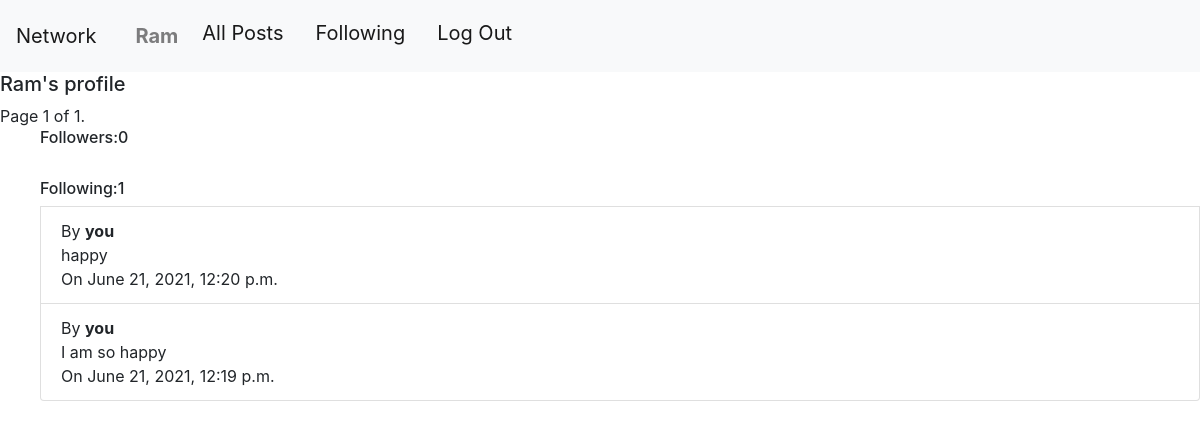
Page /profile/13 (signed in) on the earlier database version.
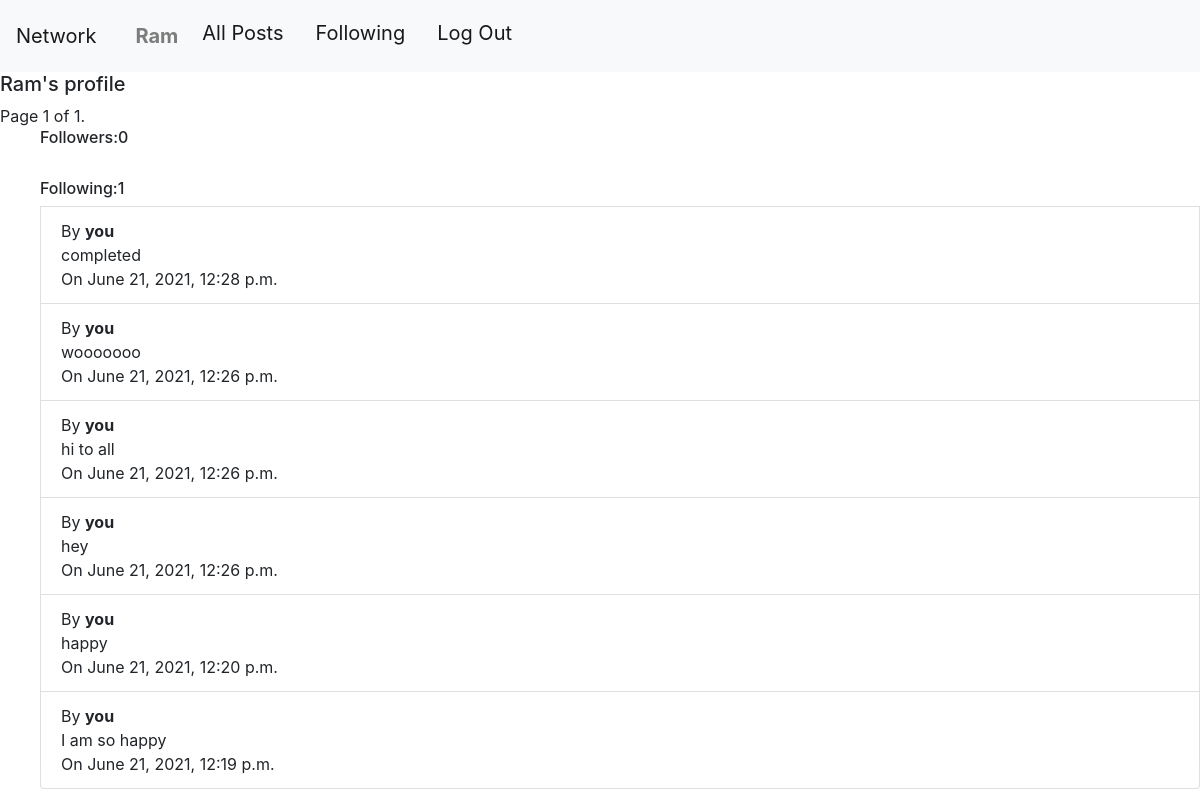
Same page on the later database version.
### network/models.py (models this page shows, shortened)
class User(AbstractUser):
    pass

class UserProfile(models.Model):
    user = models.OneToOneField(User, on_delete = models.CASCADE, related_name="profile")
    followers = models.ManyToManyField(User, related_name="following",null = True)
    bio = models.CharField(max_length = 200, blank = True)
    def __str__(self):
        return f"{self.user}"

class Post(models.Model):
    user = models.ForeignKey(User,on_delete = models.CASCADE, related_name = "posts")
    data = models.TextField(null = True)
    time = models.DateTimeField()
    likers = models.ManyToManyField(User, related_name = "liked_posts")

### network/views.py (the view)
# urls.py: path("profile/<int:pid>", views.profile, name="profile"),
def profile(request,pid):
    userobj = User.objects.get(pk=pid)
    userprofile = userobj.profile
    posts = userobj.posts.all()
    thisuserobj = User.objects.get(pk=request.user.id)
    thisuserprofile = thisuserobj.profile
    if userobj in thisuserprofile.followers.all():
        follows_you = "follows you!"
    else:
        follows_you = "doesn't follow you :("
    followers = userprofile.followers.all()
    following = userobj.following.all()
    if thisuserobj in userprofile.followers.all():
        show_follow_button = 0
    else:
        show_follow_button = 1
    following = userobj.following.all()
    person_profile = userobj.profile
    posts = posts.order_by('-pk')
    paginator = Paginator(posts, 10)
    if request.GET.get("page") != None:
        try:
            entries = paginator.page(request.GET.get("page")).object_list
            page_obj = paginator.get_page(request.GET.get("page"))
            print(page_obj)
        except:
            entries = paginator.page(1).object_list
            page_obj = paginator.get_page(1)
    else:
        entries = paginator.page(1).object_list
        page_obj = paginator.get_page(1)
    ids = entries.values_list('pk',flat = True)
    ids = list(ids)
    ids.sort()
    ids.reverse()
    print(page_obj)
    return render(request, 'network/profile.html',{
        "posts":entries,
         "nfollowing": following.count(),
        "nfollowers": followers.count(),
        "follows":follows_you,
        "person_profile": person_profile,
        "show_follow_button":show_follow_button,
        "puser":person_profile.user,
        "person_id":userobj.id,
        "page_obj":page_obj
        })

### network/templates/network/profile.html (shortened to what this page needs)
{% extends "network/layout.html" %}
{% load static %}
{% block body %}
    <h5>{{person_profile}}'s profile</h5>
    <div class="pagination">
        <span class="step-links">
            <span class="current">
                Page {{ page_obj.number }} of {{ page_obj.paginator.num_pages }}.
            </span>
        </span>
      </div>
    <ul>
    <h6 id="nfollowers">Followers:{{nfollowers}}</h6><br>
    <h6 id="nfollowing">Following:{{nfollowing}}</h6>
    {% for post in posts %}
    <li class="list-group-item">
        {% if request.user.id == post.user.id %}
        By <strong>you</strong><br>
        {% else %}
            By <strong>{{post.user}}</strong><br>
        {% endif %}
        {{post.data}}<br>
        On {{post.time}}
    </li>
    {% endfor %}
</ul>
{% endblock %}

### network/templates/network/layout.html (shortened to what this page needs)
{% load static %}
<!DOCTYPE html>
<html lang="en">
    <head>
        <link rel="stylesheet" href="https://stackpath.bootstrapcdn.com/bootstrap/4.4.1/css/bootstrap.min.css">
        <link href="{% static 'network/styles.css' %}" rel="stylesheet">
        <link rel="stylesheet" href="path/to/font-awesome/css/font-awesome.min.css">
    </head>
    <body>
        <nav class="navbar navbar-expand-lg navbar-light bg-light">
            <a class="navbar-brand" href="#">Network</a>
            <div class="container-fluid">
              <ul class="navbar-nav me-auto mb-2 mb-lg-0">
                {% if user.is_authenticated %}
                    <li class="navbar-brand">
                        <a class="nav-link" href="{% url 'profile' user.id %}"><strong>{{ user.username }}</strong></a>
                    </li>
                {% endif %}
                <li class="navbar-brand">
                  <a class="navbar-brand" href="{% url 'index' %}">All Posts</a>
                </li>
                {% if user.is_authenticated %}
                    <li class="navbar-brand">
                        <a class="navbar-brand" href="{% url 'following_post' %}">Following</a>
                    </li>
                    <li class="navbar-brand">
                        <a class="navbar-brand" href="{% url 'logout' %}">Log Out</a>
                    </li>
                {% endif %}
              </ul>
            </div>
          </nav>
        <div class="body">
            {% block body %}
            {% endblock %}
        </div>
    </body>
</html>

Differences in the rows shown:
added Post: shows "By", data "completed", time "June 21, 2021, 12:28 p.m."
added Post: shows "By", data "wooooooo", time "June 21, 2021, 12:26 p.m."
added Post: shows "By", data "hi to all", time "June 21, 2021, 12:26 p.m."
added Post: shows "By", data "hey", time "June 21, 2021, 12:26 p.m."
